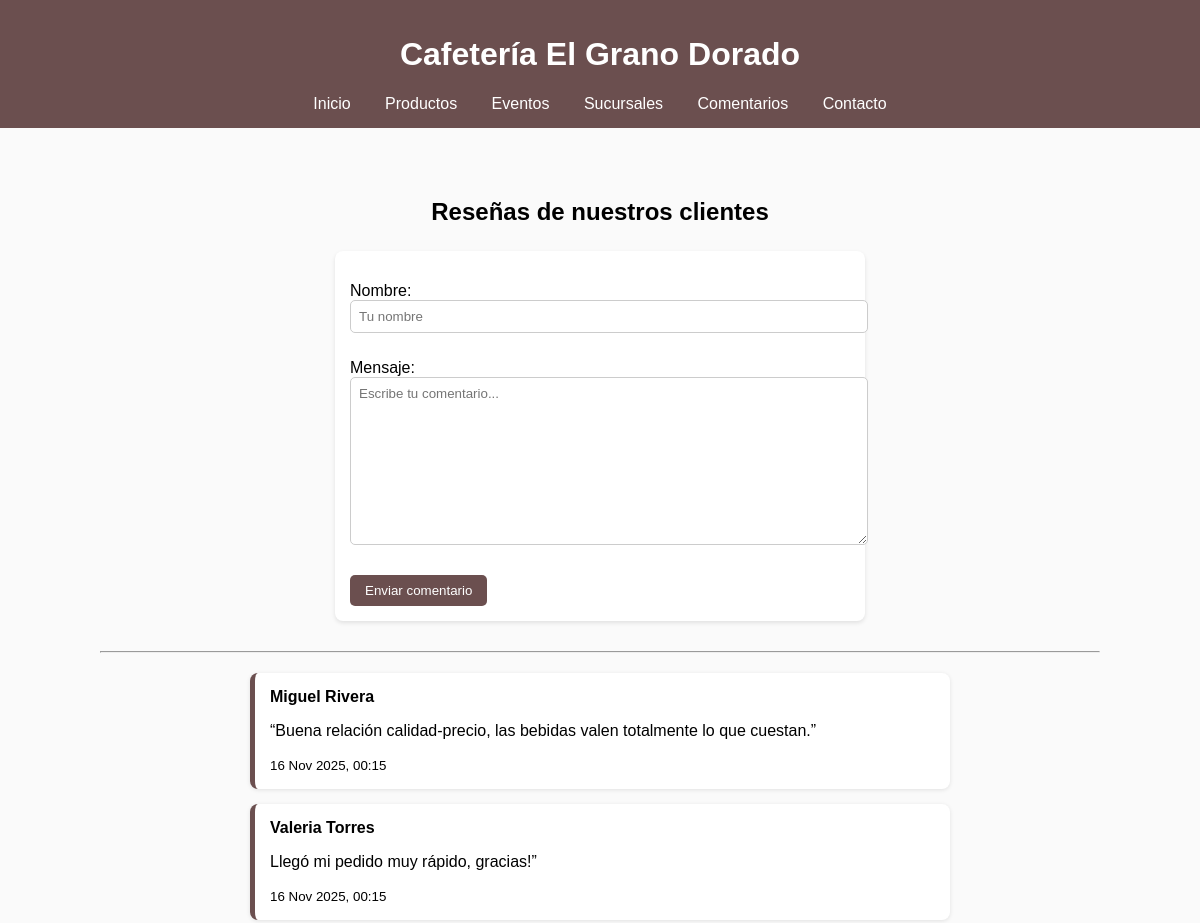
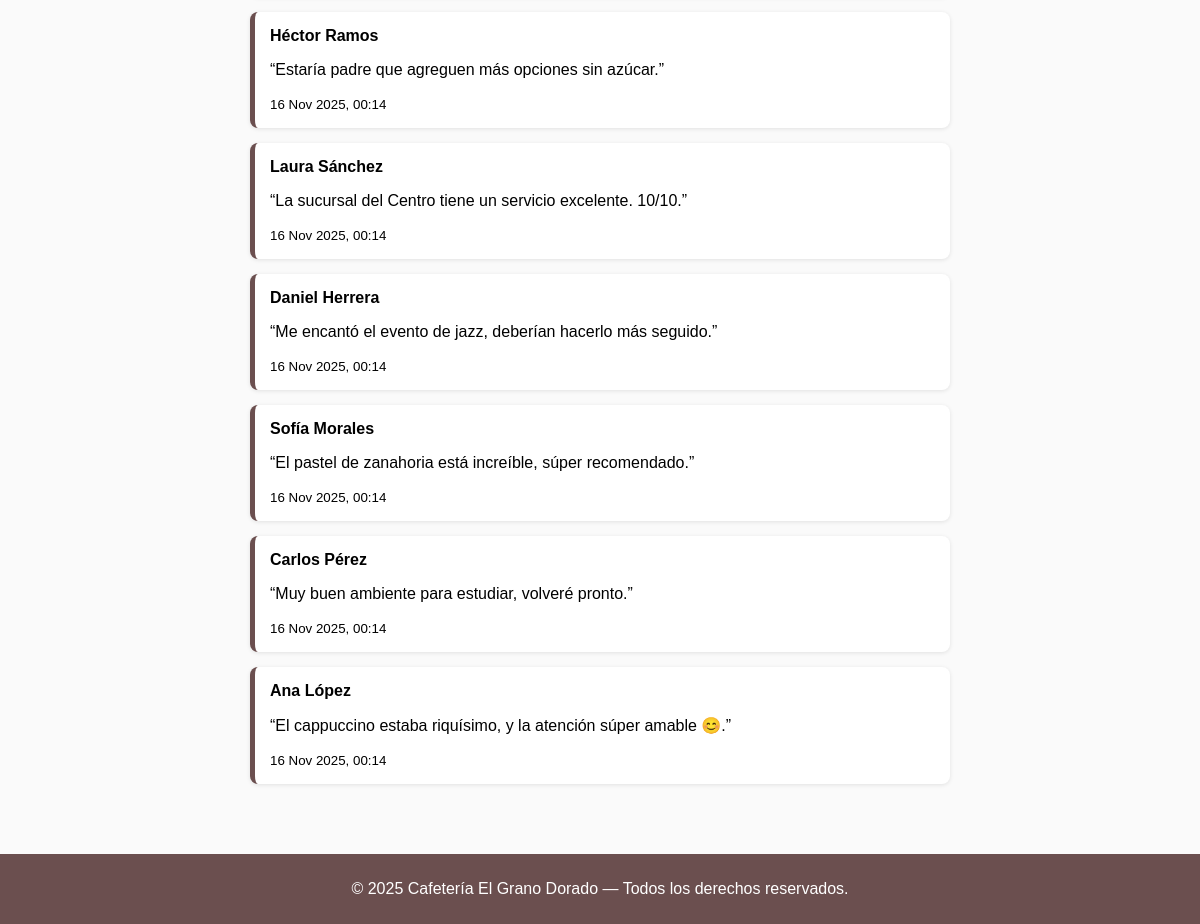
/comentarios/, run on the app's committed database (2 pictures, top to bottom).
### sitio/models.py (models this page shows, shortened)
class Comentario(models.Model):
    nombre = models.CharField(max_length=50)
    mensaje = models.TextField()
    fecha = models.DateTimeField(auto_now_add=True)
    aprobado = models.BooleanField(default=False)

### sitio/views.py (the view)
# urls.py: path('comentarios/', views.comentarios, name='comentarios'),
def comentarios(request):
    comentarios = Comentario.objects.filter(aprobado=True).order_by('-fecha')
    if request.method == 'POST':
        form = ComentarioForm(request.POST)
        if form.is_valid():
            form.save()
            return redirect('/comentarios/')
    else:
        form = ComentarioForm()
    return render(request, 'comentarios.html', {'comentarios': comentarios, 'form': form})

### sitio/forms.py
class ComentarioForm(forms.ModelForm):
    class Meta:
        model = Comentario
        fields = ['nombre', 'mensaje']
        widgets = {
            'nombre': forms.TextInput(attrs={'class': 'form-control', 'placeholder': 'Tu nombre'}),
            'mensaje': forms.Textarea(attrs={'class': 'form-control', 'placeholder': 'Escribe tu comentario...'}),
        }

### cafeteria/templates/comentarios.html (shortened to what this page needs)
{% extends "base.html" %}
{% block content %}
<h2>Reseñas de nuestros clientes</h2>
<form method="post" class="comentario-form">
    {{ form.as_p }}
    <button type="submit">Enviar comentario</button>
</form>
<hr>
<ul class="comentarios">
    {% for comentario in comentarios %}
        <li>
            <strong>{{ comentario.nombre }}</strong>
            <p>{{ comentario.mensaje }}</p>
            <small>{{ comentario.fecha|date:"d M Y, H:i" }}</small>
        </li>
    {% empty %}
        <li>No hay comentarios aún.</li>
    {% endfor %}
</ul>
{% endblock %}

### cafeteria/templates/base.html (shortened to what this page needs)
<!DOCTYPE html>
<html lang="es">
<head>
    {% load static %}
    <link rel="stylesheet" href="{% static 'css/estilos.css' %}">
</head>
<body>
    <header>
        <h1>Cafetería El Grano Dorado</h1>
        <nav>
            <a href="{% url 'home' %}">Inicio</a>
            <a href="{% url 'productos' %}">Productos</a>
            <a href="{% url 'eventos' %}">Eventos</a>
            <a href="{% url 'sucursales' %}">Sucursales</a>
            <a href="{% url 'comentarios' %}">Comentarios</a>
            <a href="{% url 'contacto' %}">Contacto</a>
        </nav>
    </header>
    <main>
        {% block content %}
        {% endblock %}
    </main>
    <footer>
        <p>&copy; 2025 Cafetería El Grano Dorado — Todos los derechos reservados.</p>
    </footer>
</body>
</html>

### cafeteria/static/css/estilos.css (style rules this page uses)
body { font-family: Arial, sans-serif; background-color: #fafafa; margin: 0; padding: 0; }
header { background-color: #6b4f4f; color: white; text-align: center; padding: 15px 0; }
nav a { color: white; text-decoration: none; margin: 0 15px; }
main { max-width: 1000px; margin: 30px auto; padding: 20px; }
h2 { text-align: center; margin-bottom: 25px; }
footer { background-color: #6b4f4f; color: white; text-align: center; padding: 10px 0; margin-top: 30px; }
ul.comentarios { list-style: none; padding: 0; max-width: 700px; margin: 20px auto; }
ul.comentarios li { background: #fff; border-left: 5px solid #6b4f4f; margin-bottom: 15px; padding: 15px; border-radius: 8px; box-shadow: 0 1px 4px rgba(0,0,0,0.1); }
.comentario-form { max-width: 500px; margin: 0 auto 30px; background: #fff; padding: 15px; border-radius: 8px; box-shadow: 0 2px 4px rgba(0,0,0,0.1); }
.comentario-form input, .comentario-form textarea { width: 100%; margin-bottom: 10px; padding: 8px; border: 1px solid #ccc; border-radius: 5px; font-family: inherit; }
.comentario-form button { background-color: #6b4f4f; color: white; border: none; padding: 8px 15px; border-radius: 5px; cursor: pointer; }

### data on the page
Comentario: nombre "Miguel Rivera", mensaje "“Buena relación calidad-precio, las bebidas valen totalmente lo que cuestan.”", fecha "16 Nov 2025, 00:15"
Comentario: nombre "Valeria Torres", mensaje "Llegó mi pedido muy rápido, gracias!”", fecha "16 Nov 2025, 00:15"
Comentario: nombre "Héctor Ramos", mensaje "“Estaría padre que agreguen más opciones sin azúcar.”", fecha "16 Nov 2025, 00:14"
Comentario: nombre "Laura Sánchez", mensaje "“La sucursal del Centro tiene un servicio excelente. 10/10.”", fecha "16 Nov 2025, 00:14"
Comentario: nombre "Daniel Herrera", mensaje "“Me encantó el evento de jazz, deberían hacerlo más seguido.”", fecha "16 Nov 2025, 00:14"
Comentario: nombre "Sofía Morales", mensaje "“El pastel de zanahoria está increíble, súper recomendado.”", fecha "16 Nov 2025, 00:14"
Comentario: nombre "Carlos Pérez", mensaje "“Muy buen ambiente para estudiar, volveré pronto.”", fecha "16 Nov 2025, 00:14"
Comentario: nombre "Ana López", mensaje "“El cappuccino estaba riquísimo, y la atención súper amable 😊.”", fecha "16 Nov 2025, 00:14"
